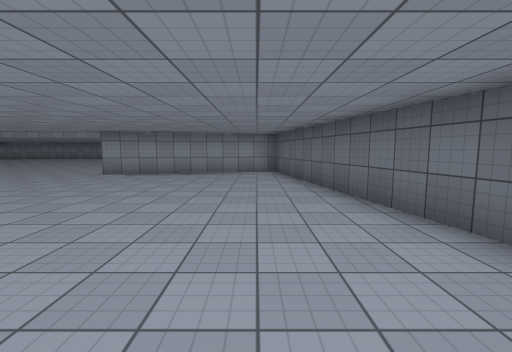
view 1 (above)

22 first-person views from a walk through a scene from a Unity 3-D project. The camera is 1.5 m above the floor, tilts 6° down and sees 90° across. The floor is counted in squares, 2 m on a side. Each view is taken from the middle of a square. On the plan, view 1 faces up. The plan holds only what a view shows up to about 9 squares ahead; the rest is blank. The place goes on beyond the plan. Surface patterns are stand-ins for the level's own textures.

view 2
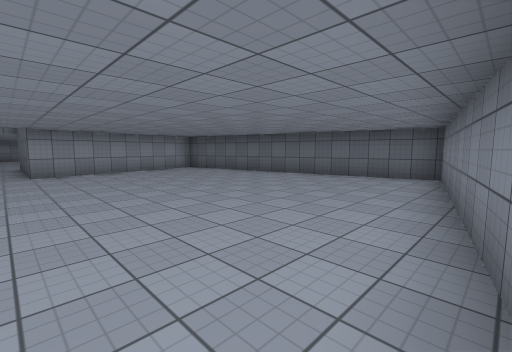

view 3
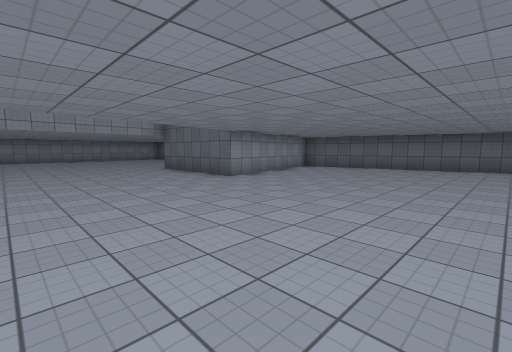

view 4
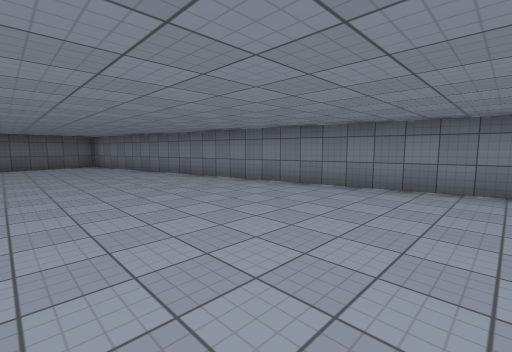

view 5
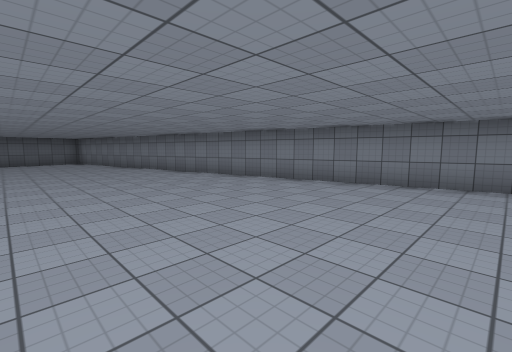

view 6
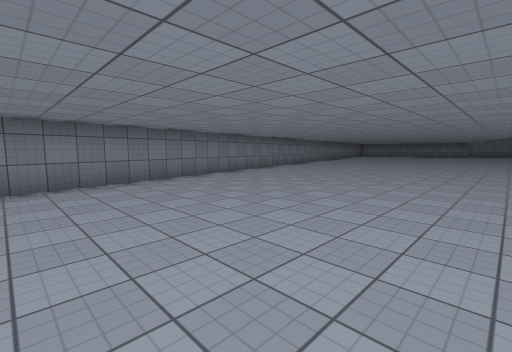

view 7
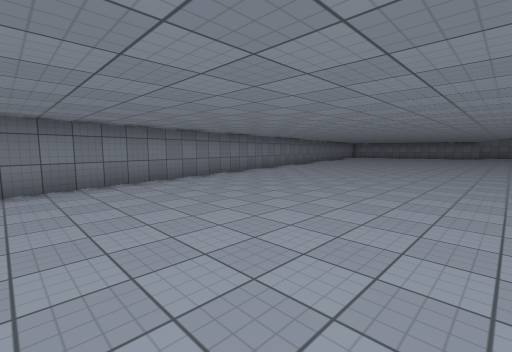

view 8
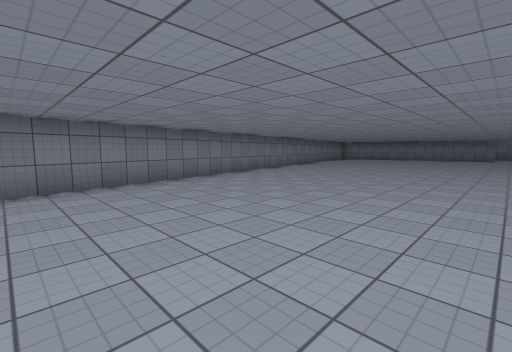

view 9
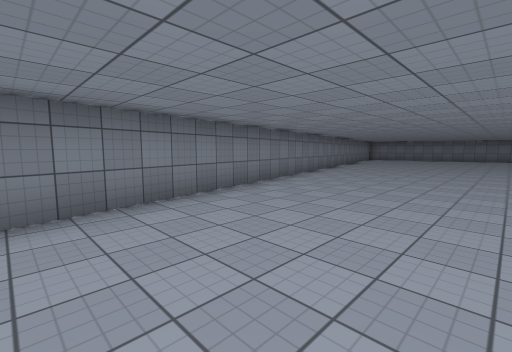

view 10
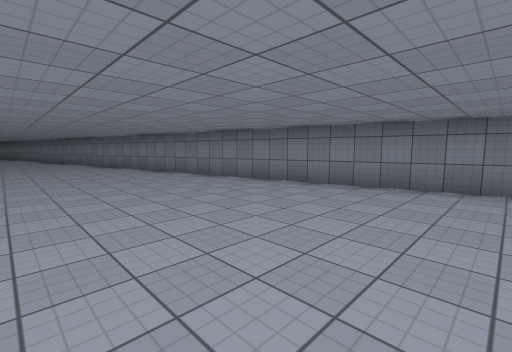

view 11
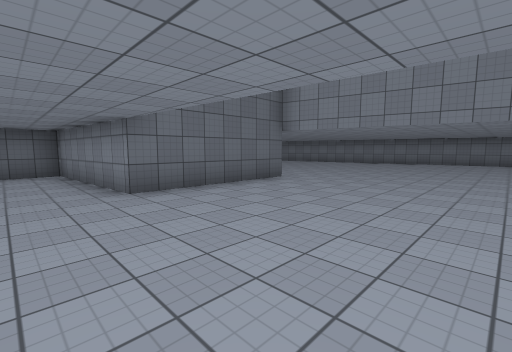

view 12
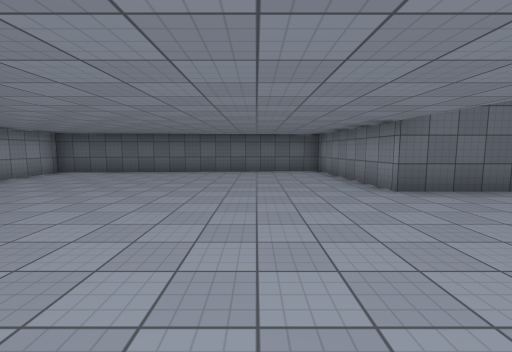

view 13
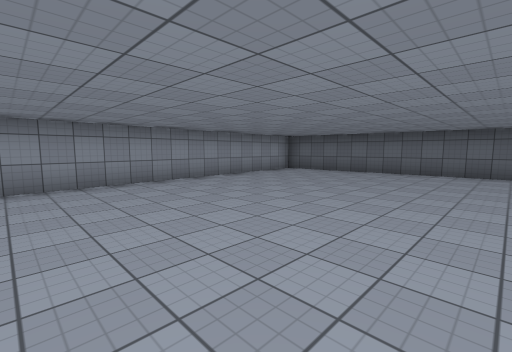

view 14
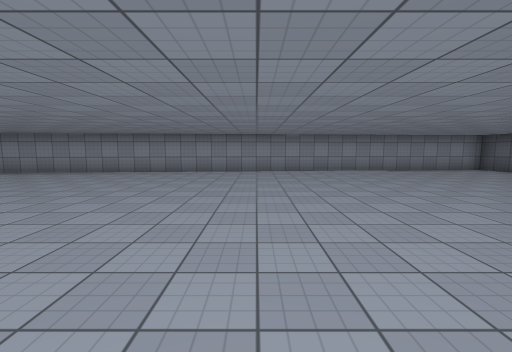

view 15
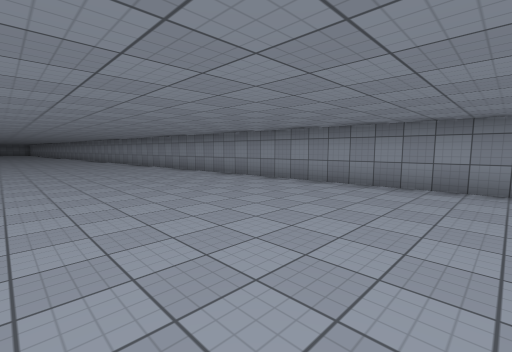

view 16
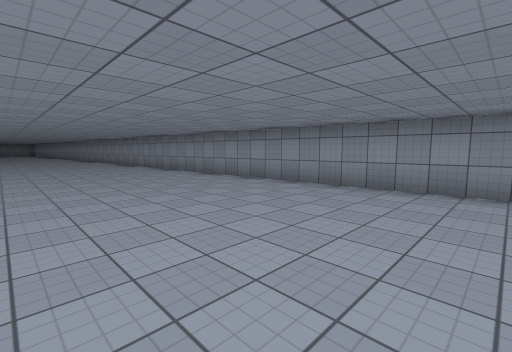

view 17
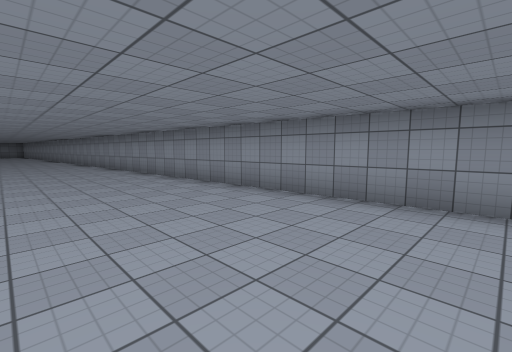

view 18
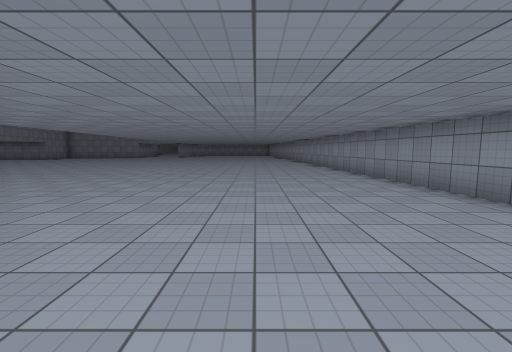

view 19
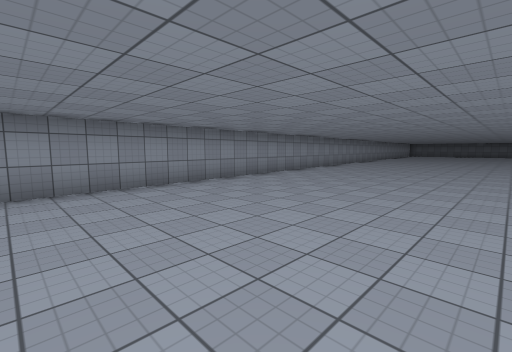

view 20
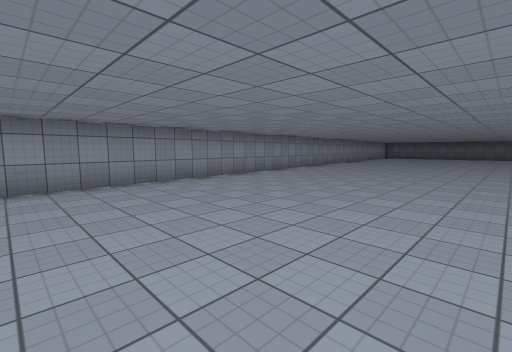

view 21
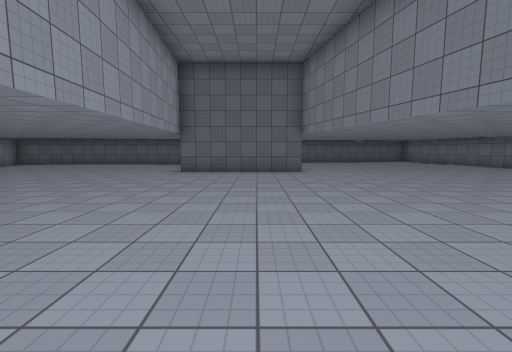

view 22
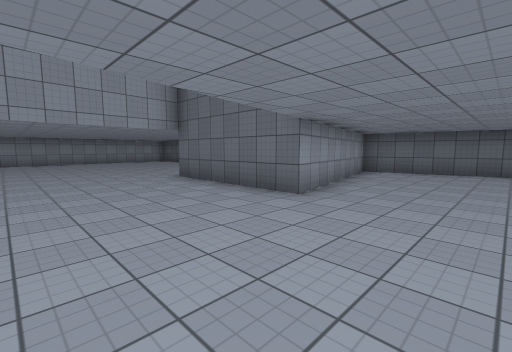

### Floor plan
Points are (right, up) in squares from view 1. A wall is a line through its corners. A room is listed if a view was taken in it or the views show most of it. See-through windows are left out.
Room 1 (views 1, 2, 3, 4, 5, 6, 7, 8, 9, 10, 11, 12, 13, 14, 15, 16, 17, 18, 19, 20, 21, 22)
walls: (-30.1, -6.6) (2.4, 0.2) (0.6, 8.6) (-4.5, 7.5) (-4.5, 11.5) (-0.2, 11.8) (-0.8, 20.3) (-30.1, 18)

Positions as (right, up) in squares from view 1, and headings:
1: (0, 0), facing up
2: (-5, -1), facing up-right
3: (-9, 2), facing up-right
4: (-10, 3), facing down-right
5: (-13, 3), facing down-right
6: (-11, 3), facing down-left
7: (-15, 2), facing down-left
8: (-19, 1), facing down-left
9: (-19, -1), facing down-left
10: (-30, -1), facing down-right
11: (-9, 13), facing down-right
12: (-9, 14), facing right
13: (-9, 14), facing up-right
14: (-9, 11), facing up
15: (-11, 14), facing up-left
16: (-16, 14), facing up-left
17: (-20, 15), facing up-left
18: (-21, 15), facing left
19: (-30, 13), facing up-right
20: (-23, 13), facing up-right
21: (-13, 9), facing right
22: (-8, 5), facing up-right
